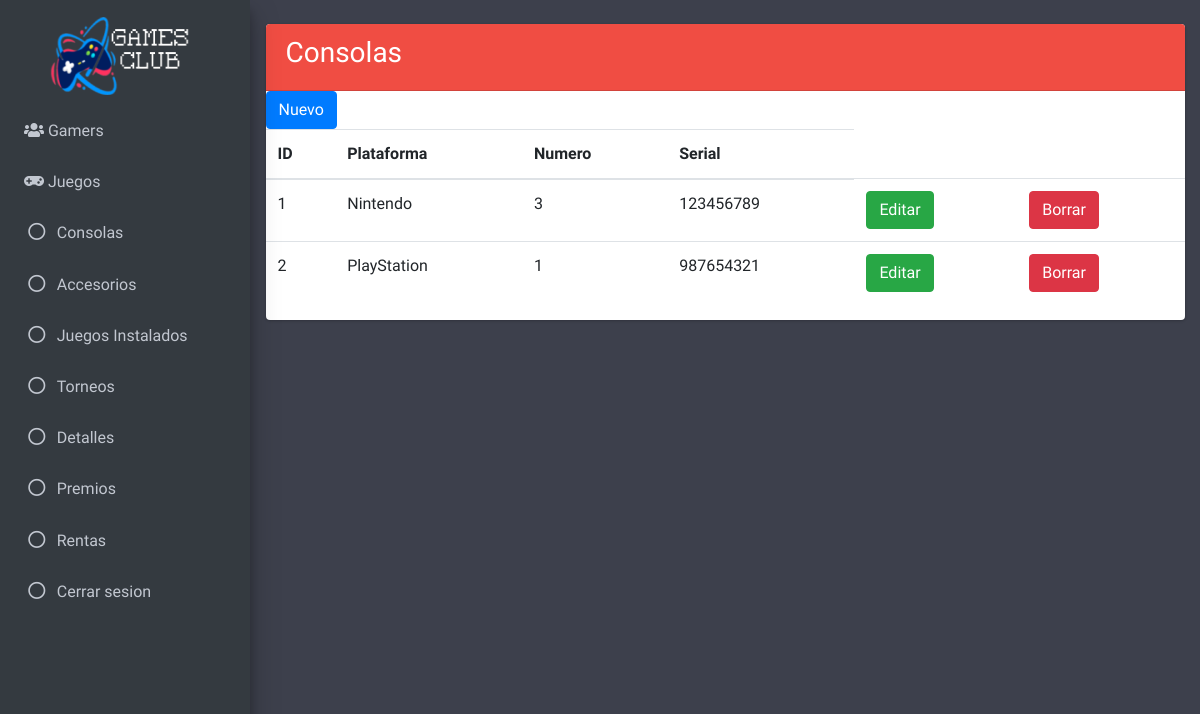
The page /vistas/admin_cConsolas.php (signed in) on the database as committed earlier.
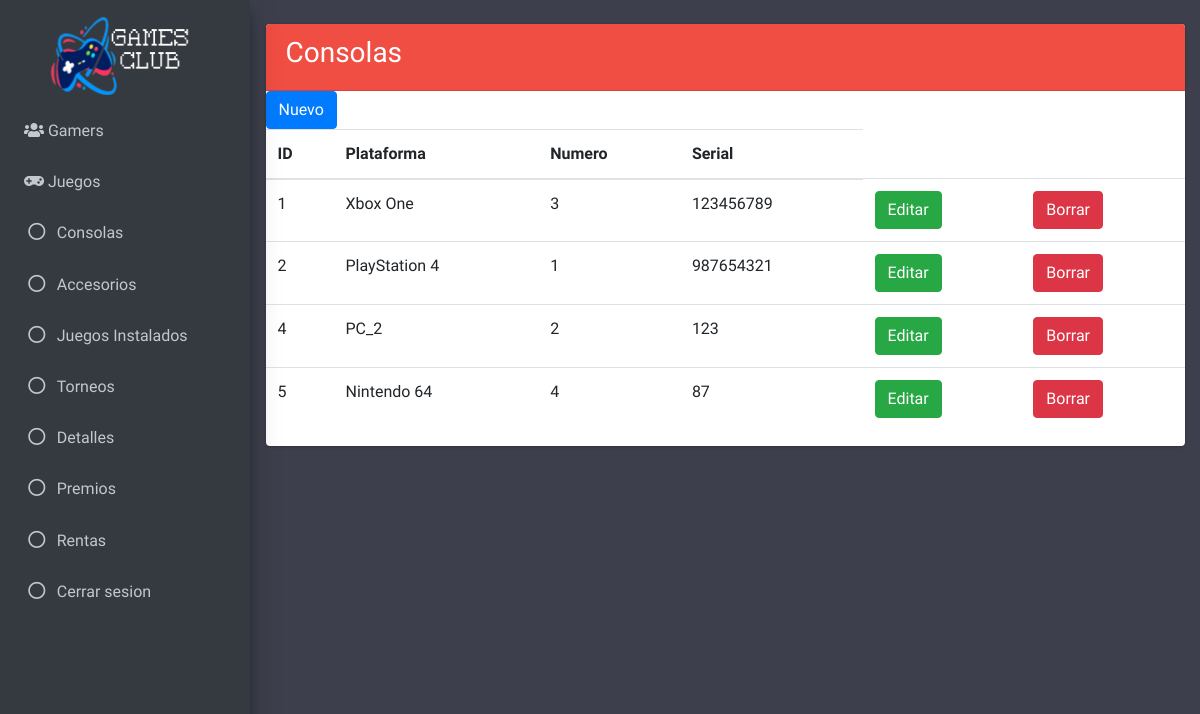
The same page on the database as committed later.
### tables this page shows
CREATE TABLE `consola` (
  `id_consola` int(11) NOT NULL,
  `id_plataforma` int(11) NOT NULL,
  `numero` int(11) NOT NULL,
  `serial` varchar(45) NOT NULL,
  `precio` int(10) NOT NULL
);

CREATE TABLE `plataforma` (
  `id_plataforma` int(11) NOT NULL,
  `nombre` varchar(45) NOT NULL
);

### modelos/selectTables.php (called while the page is built, shortened)
<?php
  include_once "../controladores/conexion.php";
  $getNormalConsola = $BD -> query("SELECT c.id_consola as id, p.nombre as plataforma, c.numero, c.serial FROM consola c INNER JOIN plataforma p ON c.id_plataforma = p.id_plataforma ORDER BY `id` ASC");
  $resultadoNormalConsola = $getNormalConsola -> fetchAll(PDO::FETCH_OBJ);
?>

### vistas/admin_cConsolas.php (the view, shortened to what this page needs)
<?php
include_once '../modelos/selectTables.php';
?>
<!DOCTYPE html>
<html>
<head>
  <link rel="stylesheet" href="plugins/fontawesome-free/css/all.min.css">
  <link rel="stylesheet" href="https://code.ionicframework.com/ionicons/2.0.1/css/ionicons.min.css">
  <link rel="stylesheet" href="plugins/tempusdominus-bootstrap-4/css/tempusdominus-bootstrap-4.min.css">
  <link rel="stylesheet" href="plugins/icheck-bootstrap/icheck-bootstrap.min.css">
  <link rel="stylesheet" href="plugins/jqvmap/jqvmap.min.css">
  <link rel="stylesheet" href="css/adminlte.min.css">
  <link rel="stylesheet" href="plugins/overlayScrollbars/css/OverlayScrollbars.min.css">
  <link rel="stylesheet" href="plugins/daterangepicker/daterangepicker.css">
  <link rel="stylesheet" href="plugins/summernote/summernote-bs4.css">
</head>
<body class="hold-transition sidebar-mini layout-fixed" style="background-color: #3D404C">
  <div class="wrapper">
    <aside class="main-sidebar sidebar-dark-primary elevation-4" style="height: 622px; width: 250px">
      <div class="sidebar" style="height: 622px; width: 250px; display: block;">
        <nav class="mt-2">
        <ul class="nav nav-pills nav-sidebar flex-column" data-widget="treeview" role="menu" data-accordion="false">
          <li class="nav-item">
            <center>
              <a href="admin_Inicio.php" class="nav-link">
              <img src="img/GAMES-CLUB.png">
            </a>
            </center>
          </li>
        </ul>
      </nav>
        <nav class="mt-2">
          <ul class="nav nav-pills nav-sidebar flex-column" data-widget="treeview" role="menu" data-accordion="false">
            <li class="nav-item">
              <a href="admin_cGamer.php" class="nav-link">
                <i class="fa fa-users"></i>
                <p>Gamers</p>
              </a>
            </li>
          </ul>
        </nav>
        <nav class="mt-2">
          <ul class="nav nav-pills nav-sidebar flex-column" data-widget="treeview" role="menu" data-accordion="false">
            <li class="nav-item">
              <a href="admin_cJuegos.php" class="nav-link">
                <i class="fa fa-gamepad"></i>
                <p>Juegos</p>
              </a>
            </li>
          </ul>
        </nav>
        <nav class="mt-2">
          <ul class="nav nav-pills nav-sidebar flex-column" data-widget="treeview" role="menu" data-accordion="false">
            <li class="nav-item">
              <a href="admin_cConsolas.php" class="nav-link">
                <i class="far fa-circle nav-icon"></i>
                <p>Consolas</p>
              </a>
            </li>
          </ul>
        </nav>
        <nav class="mt-2">
          <ul class="nav nav-pills nav-sidebar flex-column" data-widget="treeview" role="menu" data-accordion="false">
            <li class="nav-item">
              <a href="admin_cAccesorio.php" class="nav-link">
                <i class="far fa-circle nav-icon"></i>
                <p>Accesorios</p>
              </a>
            </li>
          </ul>
        </nav>
        <nav class="mt-2">
          <ul class="nav nav-pills nav-sidebar flex-column" data-widget="treeview" role="menu" data-accordion="false">
            <li class="nav-item">
              <a href="admin_cInstalado.php" class="nav-link">
                <i class="far fa-circle nav-icon"></i>
                <p>Juegos Instalados</p>
              </a>
            </li>
          </ul>
        </nav>
        <nav class="mt-2">
          <ul class="nav nav-pills nav-sidebar flex-column" data-widget="treeview" role="menu" data-accordion="false">
            <li class="nav-item">
              <a href="admin_cTorneo.php" class="nav-link">
                <i class="far fa-circle nav-icon"></i>
                <p>Torneos</p>
              </a>
            </li>
          </ul>
        </nav>
        <nav class="mt-2">
          <ul class="nav nav-pills nav-sidebar flex-column" data-widget="treeview" role="menu" data-accordion="false">
            <li class="nav-item">
              <a href="admin_cDetalles.php" class="nav-link">
                <i class="far fa-circle nav-icon"></i>
                <p>Detalles</p>
              </a>
            </li>
          </ul>
        </nav>
        <nav class="mt-2">
          <ul class="nav nav-pills nav-sidebar flex-column" data-widget="treeview" role="menu" data-accordion="false">
            <li class="nav-item">
              <a href="admin_cPremio.php" class="nav-link">
                <i class="far fa-circle nav-icon"></i>
                <p>Premios</p>
              </a>
            </li>
          </ul>
        </nav>
        <nav class="mt-2">
          <ul class="nav nav-pills nav-sidebar flex-column" data-widget="treeview" role="menu" data-accordion="false">
            <li class="nav-item">
              <a href="admin_cRenta.php" class="nav-link">
                <i class="far fa-circle nav-icon"></i>
                <p>Rentas</p>
              </a>
            </li>
          </ul>
        </nav>
        <nav class="mt-2">
          <ul class="nav nav-pills nav-sidebar flex-column" data-widget="treeview" role="menu" data-accordion="false">
            <li class="nav-item">
              <a href="../controladores/logout.php" class="nav-link">
                <i class="far fa-circle nav-icon"></i>
                <p>Cerrar sesion</p>
              </a>
            </li>
          </ul>
        </nav>
      </div>
    </aside>
    <div class="content-wrapper"  style="background-color: #3D404C;">
      <br>
      <section class="content">
        <div class="container-fluid">
          <div class="row">
            <div class="col-md-12">
              <div class="card card-primary">
                <div class="card-header" style="background-color:#F04D43;">
                  <h3>Consolas</h3>
                </div>
                <a href="agregarConsola.php">
                  <input type="button" name="" value="Nuevo" class="btn btn-primary">
                </a>
                <form class="" action="editConsola.php" method="post">
                  <div class="crudAdmin" align="center">
                    <table class="table table-hover">
                      <thead>
                        <tr>
                          <th>ID</th>
                          <th>Plataforma</th>
                          <th>Numero</th>
                          <th>Serial</th>
                        </tr>
                      </thead>
                      <tbody>
                        <?php foreach ($resultadoNormalConsola as $resultadoNormalConsola){ ?>
                        <?php $identificador = $resultadoNormalConsola -> id ?>
                        <tr>
                        <td><?php echo $resultadoNormalConsola -> id ?></td>
                        <td><?php echo $resultadoNormalConsola -> plataforma ?></td>
                        <td><?php echo $resultadoNormalConsola -> numero ?></td>
                        <td><?php echo $resultadoNormalConsola -> serial ?></td>
                        <td>
                        <form action="editConsola.php" method="post">
                        <button class="btn btn-success" type="submit" name="editar"
                        value="<?php echo htmlspecialchars($identificador); ?>">Editar
                        </button>
                        </form>
                        </td>
                        <td>
                        <form method="post" action="../controladores/borrar_Consola.php">
                        <button type="submit" class="btn btn-danger" name="id"
                        value="<?php echo htmlspecialchars($identificador); ?>">Borrar
                        </button>
                        </form>
                        </td>
                        </tr>
                        <?php } ?>
                      </tbody>
                    </table>
                  </div>
                </form>
            </div>
          </div>
        </div>
      </div>
    </section>
  </div>
</body>
    </html>

Rows that differ between the two databases and show on the page:
changed consola id 1: id_plataforma.nombre "Nintendo" → "Xbox One"
changed consola id 2: id_plataforma.nombre "PlayStation" → "PlayStation 4"
added consola: id_consola "4", id_plataforma.nombre "PC_2", numero "2", serial "123"
added consola: id_consola "5", id_plataforma.nombre "Nintendo 64", numero "4", serial "87"
